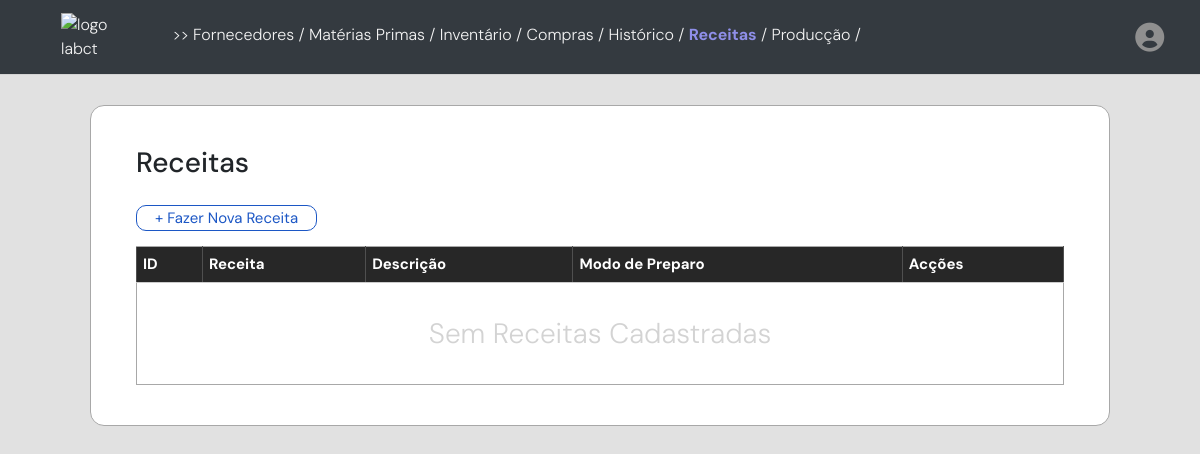
/receitas (signed in), run on an earlier commit of the app's database.
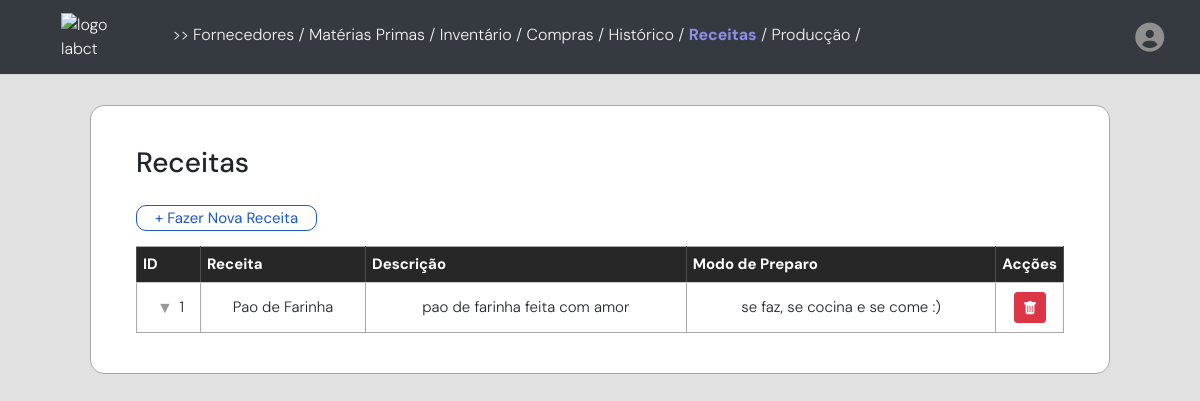
And on a later commit of the database.
### models/receitas_model.py (models this page shows)
class Receitas(db.Model):
    __tablename__ = "receitas"
    __table_args__ = {"extend_existing": True}
    id_rct = db.Column(db.Integer, primary_key=True, autoincrement=True)
    nome_rct = db.Column(db.String(75))
    descricao_rct = db.Column(db.Text)
    preparo_rct = db.Column(db.Text)
    user_id = db.Column(db.Integer, db.ForeignKey('usuarios.id'), nullable=False)
    usuarios = db.relationship("Usuarios", back_populates="receitas")
    receitasmateriasprimas = db.relationship("ReceitaMateriasPrimas", back_populates="receitas")
    producdados = db.relationship("ProducDados", back_populates="receitas")

### app.py (the view, shortened to what this page needs)
@app.route('/receitas', methods=['GET', 'POST'])
@login_required
def receitas():
    materiasprimas = MateriasPrimas.query.filter_by(user_id=current_user.id).all()
    materiasprimas_schema = MateriasPrimasSchema(many=True)
    serialized_data_mp = materiasprimas_schema.dump(materiasprimas)
    receitas = Receitas.query.filter_by(user_id=current_user.id).all()
    receitas_schema = ReceitasSchema(many=True)
    serialized_data_rct = receitas_schema.dump(receitas)
    receitasmp = ReceitaMateriasPrimas.query.filter_by(user_id=current_user.id).all()
    receitasmp_schema = ReceitasMateriasPrimasSchema(many=True)
    serialized_data_rctmp = receitasmp_schema.dump(receitasmp)
    return render_template('receitas2.html',
    materiasprimas=serialized_data_mp,
    receitas=serialized_data_rct,
    receitasmp=serialized_data_rctmp)

### app.py (called while the page is built)
@login_manager.user_loader
def user_loader(user_id):
    return Usuarios.query.get(int(user_id))

### templates/receitas2.html (shortened to what this page needs)
{% extends "base.html" %}
{% block content %}
<body>
    <div class="container">
        <div class="tabela">
            <h3 style="margin-bottom: 25px;"> Receitas </h3>
            <button style="margin-bottom: 15px;" data-toggle="modal" data-target="#cadastrarReceitaModal" class="btn-cadastrar">
                + Fazer Nova Receita</button>
            <div class="listaInventario">
                <table class="fold-table parent-table" id="myTable">
                    <thead>
                        <tr>
                            <th>ID</th>
                            <th>Receita</th>
                            <th>Descrição</th>
                            <th>Modo de Preparo</th>
                            <th>Acções</th>
                        </tr>
                    </thead>
                    <tbody class="tbody-parent">
                        {% if not receitas %}
                        <tr class="semCompras">
                            <td colspan="6">
                                <h3 style="font-weight: 300; color: lightgray; margin-block: 28px;">
                                    Sem Receitas Cadastradas</h3>
                            </td>
                        </tr>
                        {% endif %}
                        {% for rct in receitas %}
                        <tr class="view">
                            <td style="margin-left: 10px; text-align: center;"> &nbsp &nbsp{{ rct.id_rct }}</td>
                            <td>{{ rct.nome_rct }}</td>
                            <td>{{ rct.descricao_rct }}</td>
                            <td>{{ rct.preparo_rct }}</td>
                            <td style="width: 5%;">
                                <div
                                    style="display: flex; flex-direction: row; justify-content: center; align-items: center;">
                                    <button type="button" style="margin: 3px; " class="btn btn-danger btn-sm"
                                        data-toggle="modal" data-target="#deleteModal{{ rct.id_rct }}">
                                    </button>
                                </div>
                            </td>
                        </tr>
                        {% endfor %}
                    </tbody>
                </table>
            </div>
        </div>
    </div>
</body>
{% endblock %}

### templates/base.html (shortened to what this page needs)
<!DOCTYPE html>
<html lang="en">
<head>
    <link href="https://stackpath.bootstrapcdn.com/bootstrap/4.5.2/css/bootstrap.min.css" rel="stylesheet">
    <link rel="stylesheet" href="https://cdnjs.cloudflare.com/ajax/libs/normalize/5.0.0/normalize.min.css">
    <link href="https://stackpath.bootstrapcdn.com/bootstrap/4.5.2/css/bootstrap.min.css" rel="stylesheet">
    <link rel="stylesheet" href="https://cdnjs.cloudflare.com/ajax/libs/jqueryui/1.12.1/jquery-ui.min.css">
    <link rel="stylesheet" href="https://cdnjs.cloudflare.com/ajax/libs/font-awesome/6.0.0-beta3/css/all.min.css"
 />
    <link rel="stylesheet" type="text/css" href="{{ url_for('static', filename='styles.css') }}">
</head>
<body>
    <nav class="navbar navbar-expand-lg navbar-dark bg-dark">
		<div class="container-fluid">
			<a href="{{ url_for('index') }}" title="Sobre a LAB página inicial" style="margin-left: 30px;">
				<img src="https://i.postimg.cc/k54vbtBF/userlmn-ebfdb7b90b9b59a3c0ece37c1d46cf20-removebg-preview.png" alt="logo labct" height="64" width="140"/>
			</a>
            <div class="nav-cont">
                {% include 'navigationlink.html' %}
                <span class="user-icon">
                    <i class="fa-solid fa-circle-user"></i>
                </span>
            </div>
        </div>
    </nav>
    <div>
        {% block content %}{% endblock %}
    </div>
</body>
</html>

### templates/navigationlink.html (shortened to what this page needs)
<span class="links">
    >>
    <a href="{{ url_for('fornecedores')}}" >Fornecedores</a> /
    <a href="{{ url_for('materiasPrimas')}}" >Matérias Primas</a> /
    <a href="{{ url_for('inventario')}}" >Inventário</a> /
    <a href="{{ url_for('compras')}}" {% if request.path==url_for('compras') %}class="active" {% endif %}>Compras</a> /
    <a href="{{ url_for('historico')}}" >Histórico</a> /
    <a href="{{ url_for('receitas')}}" {% if request.path==url_for('receitas') %}class="active" {% endif %}>Receitas</a>
    /
    <a href="{{ url_for('produccao')}}" {% if request.path==url_for('produccao') %}class="active" {% endif %}>Producção</a>
    /
</span>

### static/styles.css (style rules this page uses)
body { background-color: rgb(225, 225, 225); margin: 0; font-family: "DM Sans", sans-serif; font-optical-sizing: auto; font-weight: 300; font-style: normal; }
.container { margin-top: 18px !important; max-width: 65%; display: flex; flex-direction: column; }
.forma, .tabela { background-color: white; padding: 40px 45px 40px 45px; -webkit-border-radius: 14px; -moz-border-radius: 14px; border-radius: 14px; border: 0.5px solid #a8a8a8; }
.tabela { font-size: 15px; }
@media only screen and (max-width: 1600px) { .container { margin-top: 25px; display: flex; flex-direction: column; min-width: 100vw; } }
@media only screen and (max-width: 1600px) { .forma, .tabela { margin-inline: 75px; margin-block: 12px; } }
table { border-collapse: collapse; width: 100%; -webkit-user-select: none; -moz-user-select: none; -ms-user-select: none; user-select: none; }
table td, table th { border: 1px solid #a8a8a8; }
table th { background-color: rgb(39, 39, 39); ; color: white; padding-block: 10px; text-align: center; vertical-align: middle; padding-inline: 10px; border-right: 1px solid #4f4f4f; border-left: 1px solid #4f4f4f; }
table td { padding-block: 6px; text-align: center; vertical-align: middle; }
.btn-cadastrar { margin-bottom: 5px; padding-inline: 18px; border: 1px solid rgb(28, 87, 197); border-radius: 10px; background-color: white; transition: background-color 0.6s ease; transition: color 0.1s ease; color: rgb(28, 87, 197); }

### templates/base.html (style rules this page uses)
nav { width: 100%; height: 75px; background-color: rgb(39, 39, 39); display: flex; align-items: center; overflow: hidden; border-bottom: 1px solid lightgray; padding-right: 15px; }
.nav-cont { width: 100%; display: flex; margin-top: 15px; margin-left: 35px; justify-content: space-between; }
.user-icon { margin-left: auto; height: 100%; width: 35px; border-radius: 50%; }
.fa-circle-user { margin-bottom: 15px; color: rgb(143, 143, 143); font-size: 29px; transition: color 0.3s ease; }

### templates/navigationlink.html (style rules this page uses)
.links { grid-area: heading; width: 100%; margin-bottom: 16px; color: rgb(243, 243, 243); }
a { color: rgb(243, 243, 243); }
.active { font-weight: bold; color: rgb(143, 143, 233); }

### templates/receitas2.html (style rules this page uses)
table { width: 100%; border-collapse: collapse; }
table th { text-align: left; border-bottom: 1px solid #ccc; }
table th, table td { padding: 0.4em; }
table.fold-table>tbody>tr.view td, table.fold-table>tbody>tr.view th { cursor: pointer; }
table.fold-table>tbody>tr.view td:first-child, table.fold-table>tbody>tr.view th:first-child { position: relative; padding-left: 20px; }
table.fold-table>tbody>tr.view td:first-child:before, table.fold-table>tbody>tr.view th:first-child:before { position: absolute; top: 50%; left: 20px; width: 9px; height: 16px; margin-top: -8px; font: 16px fontawesome; color: #999; content: "▼"; transition: all 0.3s ease; }

What changed in the data, as far as the page shows it:
added Receitas: id_rct "1", nome_rct "Pao de Farinha", descricao_rct "pao de farinha feita com amor", preparo_rct "se faz, se cocina e se come :)"
Also different on the page:
text no longer shown: "Sem Receitas Cadastradas"
